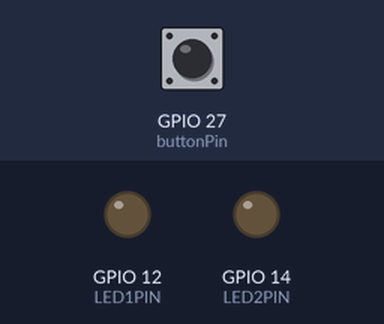
The sketch below on a simulated ESP32. Shown: output pins drawn as LEDs (lit = HIGH). Inputs (shaded band) come from the test bench; at power-on: GPIO 27 (buttonPin) HIGH. WiFi joins after 1.5 s; servers stay silent unless stated; what the sketch prints to the serial monitor is not drawn.

Above: at 2.7 s.
2.8 s: GPIO 27 (buttonPin) pulled LOW for 0.15 s
At 3.4 s:
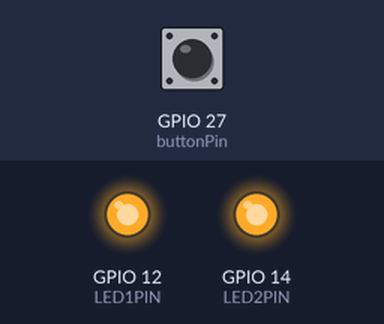
Timing chart, 0 to 5.8 s (numbered marks = the images above; inputs shaded):
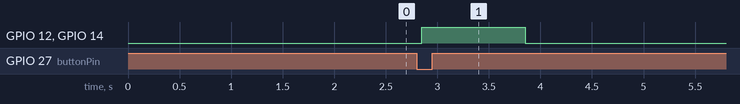

The sketch:

udp_klingelknopf.ino
```cpp
#include <WiFi.h>
#include <WiFiUdp.h>


#define LED1PIN 12
#define LED2PIN 14
/* WiFi network name and password */

const char* ssid = "WG 2.2";
const char* pwd = "opWF6nvt6#v";


// IP address to send UDP data to.
// it can be ip address of the server or
// a network broadcast address
// here is broadcast address
const char * udpAddress = "10.202.2.215";
const char * broadcastAddress = "10.202.2.255";
const int udpPort = 1234;

// Define the button pin
const int buttonPin = 27;  // Use the appropriate pin for your setup

// Variables for debouncing
unsigned long lastDebounceTime = 0;
unsigned long debounceDelay = 50;
int lastButtonState = HIGH;
int buttonState;
//create UDP instance
WiFiUDP udp;

void setup(){
  pinMode(LED1PIN, OUTPUT);
  pinMode(LED2PIN, OUTPUT);
  Serial.begin(115200);
     pinMode(buttonPin, INPUT_PULLUP);  // Use INPUT_PULLUP to avoid floating input


  //Connect to the WiFi network
   WiFi.begin(ssid, pwd);
  Serial.println("");

  // Wait for connection
  while (WiFi.status() != WL_CONNECTED) {
    delay(500);
    Serial.print(".");
  }
  Serial.println("");
  Serial.print("Connected to ");
  Serial.println(ssid);
  Serial.print("IP address: ");
  Serial.println(WiFi.localIP());
}

void loop(){


    int reading = digitalRead(buttonPin);

  // Check to see if you just pressed the button
  // (i.e., the input went from LOW to HIGH), and you've waited long enough
  // since the last press to ignore any noise:

  if (reading != lastButtonState) {
    lastDebounceTime = millis();
  }

  if ((millis() - lastDebounceTime) > debounceDelay) {
    if (reading != buttonState) {
      buttonState = reading;

      // Only send the message if the new button state is LOW (pressed)
      if (buttonState == LOW) {

        // Send message via UDP
        //data will be sent to server

          digitalWrite(LED1PIN, HIGH);
          digitalWrite(LED2PIN, HIGH);

          Serial.println("sending udp packet");
          uint8_t buffer[50] = "RING";
          //This initializes udp and transfer buffer
          udp.beginPacket(udpAddress, udpPort);
          udp.write(buffer, 4);
          udp.endPacket();
          memset(buffer, 0, 50);
          //processing incoming packet, must be called before reading the buffer
          udp.parsePacket();
          //receive response from server, it will be HELLO WORLD
          if(udp.read(buffer, 50) > 0){
            Serial.print("Server to client: ");
            Serial.println((char *)buffer);
          }
          delay(1000);
          digitalWrite(LED1PIN, LOW);
          digitalWrite(LED2PIN, LOW);
      }
    }
  }

  lastButtonState = reading;
}
```

Measured:
- after the input at 2.8 s, GPIO 12 (LED1PIN), GPIO 14 (LED2PIN): LOW → HIGH after 0.05 s, → LOW 1.0 s later
